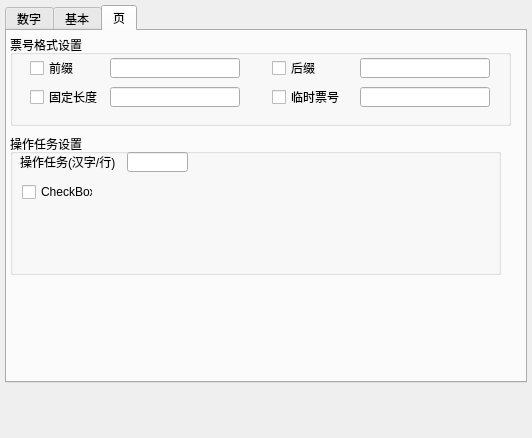
<?xml version="1.0" encoding="UTF-8"?>
<ui version="4.0">
 <class>HFormatSetDlg</class>
 <widget class="QDialog" name="HFormatSetDlg">
  <property name="geometry">
   <rect>
    <x>0</x>
    <y>0</y>
    <width>532</width>
    <height>438</height>
   </rect>
  </property>
  <property name="windowTitle">
   <string>Dialog</string>
  </property>
  <widget class="QTabWidget" name="tabWidget">
   <property name="geometry">
    <rect>
     <x>5</x>
     <y>5</y>
     <width>522</width>
     <height>378</height>
    </rect>
   </property>
   <property name="currentIndex">
    <number>2</number>
   </property>
   <widget class="QWidget" name="tab">
    <attribute name="title">
     <string>数字</string>
    </attribute>
    <widget class="QListWidget" name="catagoryListWidget">
     <property name="geometry">
      <rect>
       <x>10</x>
       <y>30</y>
       <width>111</width>
       <height>311</height>
      </rect>
     </property>
     <property name="verticalScrollBarPolicy">
      <enum>Qt::ScrollBarAlwaysOn</enum>
     </property>
    </widget>
    <widget class="QLabel" name="label_3">
     <property name="geometry">
      <rect>
       <x>13</x>
       <y>10</y>
       <width>41</width>
       <height>16</height>
      </rect>
     </property>
     <property name="text">
      <string>分类:</string>
     </property>
    </widget>
    <widget class="QGroupBox" name="groupBox_3">
     <property name="geometry">
      <rect>
       <x>130</x>
       <y>30</y>
       <width>371</width>
       <height>31</height>
      </rect>
     </property>
     <property name="title">
      <string>示例</string>
     </property>
    </widget>
    <widget class="QLabel" name="inforLabel">
     <property name="geometry">
      <rect>
       <x>130</x>
       <y>70</y>
       <width>371</width>
       <height>16</height>
      </rect>
     </property>
     <property name="text">
      <string>说明</string>
     </property>
    </widget>
    <widget class="QListWidget" name="typeListWidget">
     <property name="geometry">
      <rect>
       <x>130</x>
       <y>92</y>
       <width>371</width>
       <height>181</height>
      </rect>
     </property>
    </widget>
   </widget>
   <widget class="QWidget" name="tab_2">
    <attribute name="title">
     <string>基本</string>
    </attribute>
    <widget class="QGroupBox" name="groupBox">
     <property name="geometry">
      <rect>
       <x>20</x>
       <y>10</y>
       <width>461</width>
       <height>101</height>
      </rect>
     </property>
     <property name="title">
      <string>文本对齐方式</string>
     </property>
     <widget class="QLabel" name="label">
      <property name="geometry">
       <rect>
        <x>20</x>
        <y>24</y>
        <width>71</width>
        <height>21</height>
       </rect>
      </property>
      <property name="text">
       <string>水平对齐:</string>
      </property>
     </widget>
     <widget class="QComboBox" name="horizontalComboBox">
      <property name="geometry">
       <rect>
        <x>20</x>
        <y>50</y>
        <width>141</width>
        <height>25</height>
       </rect>
      </property>
     </widget>
     <widget class="QComboBox" name="veritcalComboBox">
      <property name="geometry">
       <rect>
        <x>180</x>
        <y>50</y>
        <width>141</width>
        <height>25</height>
       </rect>
      </property>
     </widget>
     <widget class="QLabel" name="label_2">
      <property name="geometry">
       <rect>
        <x>180</x>
        <y>25</y>
        <width>71</width>
        <height>21</height>
       </rect>
      </property>
      <property name="text">
       <string>垂直对齐:</string>
      </property>
     </widget>
    </widget>
    <widget class="QGroupBox" name="groupBox_2">
     <property name="geometry">
      <rect>
       <x>20</x>
       <y>120</y>
       <width>471</width>
       <height>80</height>
      </rect>
     </property>
     <property name="title">
      <string>文本控制</string>
     </property>
     <widget class="QCheckBox" name="checkBox">
      <property name="geometry">
       <rect>
        <x>20</x>
        <y>23</y>
        <width>111</width>
        <height>21</height>
       </rect>
      </property>
      <property name="text">
       <string>自动换行(&amp;W)</string>
      </property>
     </widget>
     <widget class="QCheckBox" name="checkBox_2">
      <property name="geometry">
       <rect>
        <x>20</x>
        <y>50</y>
        <width>121</width>
        <height>21</height>
       </rect>
      </property>
      <property name="text">
       <string>合并单元格(&amp;M)</string>
      </property>
     </widget>
    </widget>
   </widget>
   <widget class="QWidget" name="tab_3">
    <attribute name="title">
     <string>页</string>
    </attribute>
    <widget class="QGroupBox" name="groupBox_4">
     <property name="geometry">
      <rect>
       <x>3</x>
       <y>4</y>
       <width>501</width>
       <height>91</height>
      </rect>
     </property>
     <property name="title">
      <string>票号格式设置</string>
     </property>
     <widget class="QCheckBox" name="checkBox_3">
      <property name="geometry">
       <rect>
        <x>20</x>
        <y>25</y>
        <width>51</width>
        <height>16</height>
       </rect>
      </property>
      <property name="text">
       <string>前缀</string>
      </property>
     </widget>
     <widget class="QLineEdit" name="lineEdit">
      <property name="geometry">
       <rect>
        <x>100</x>
        <y>23</y>
        <width>130</width>
        <height>20</height>
       </rect>
      </property>
     </widget>
     <widget class="QLineEdit" name="lineEdit_2">
      <property name="geometry">
       <rect>
        <x>350</x>
        <y>23</y>
        <width>130</width>
        <height>20</height>
       </rect>
      </property>
     </widget>
     <widget class="QCheckBox" name="checkBox_4">
      <property name="geometry">
       <rect>
        <x>262</x>
        <y>25</y>
        <width>51</width>
        <height>16</height>
       </rect>
      </property>
      <property name="text">
       <string>后缀</string>
      </property>
     </widget>
     <widget class="QCheckBox" name="checkBox_5">
      <property name="geometry">
       <rect>
        <x>262</x>
        <y>54</y>
        <width>71</width>
        <height>16</height>
       </rect>
      </property>
      <property name="text">
       <string>临时票号</string>
      </property>
     </widget>
     <widget class="QLineEdit" name="lineEdit_3">
      <property name="geometry">
       <rect>
        <x>350</x>
        <y>52</y>
        <width>130</width>
        <height>20</height>
       </rect>
      </property>
     </widget>
     <widget class="QLineEdit" name="lineEdit_4">
      <property name="geometry">
       <rect>
        <x>100</x>
        <y>52</y>
        <width>130</width>
        <height>20</height>
       </rect>
      </property>
     </widget>
     <widget class="QCheckBox" name="checkBox_6">
      <property name="geometry">
       <rect>
        <x>20</x>
        <y>54</y>
        <width>71</width>
        <height>16</height>
       </rect>
      </property>
      <property name="text">
       <string>固定长度</string>
      </property>
     </widget>
    </widget>
    <widget class="QGroupBox" name="groupBox_5">
     <property name="geometry">
      <rect>
       <x>3</x>
       <y>103</y>
       <width>491</width>
       <height>141</height>
      </rect>
     </property>
     <property name="title">
      <string>操作任务设置</string>
     </property>
     <widget class="QLabel" name="label_4">
      <property name="geometry">
       <rect>
        <x>10</x>
        <y>20</y>
        <width>111</width>
        <height>16</height>
       </rect>
      </property>
      <property name="text">
       <string>操作任务(汉字/行)</string>
      </property>
     </widget>
     <widget class="QLineEdit" name="lineEdit_9">
      <property name="geometry">
       <rect>
        <x>117</x>
        <y>18</y>
        <width>61</width>
        <height>20</height>
       </rect>
      </property>
     </widget>
     <widget class="QCheckBox" name="checkBox_11">
      <property name="geometry">
       <rect>
        <x>12</x>
        <y>50</y>
        <width>71</width>
        <height>16</height>
       </rect>
      </property>
      <property name="text">
       <string>CheckBox</string>
      </property>
     </widget>
    </widget>
   </widget>
  </widget>
 </widget>
 <resources/>
 <connections/>
</ui>
